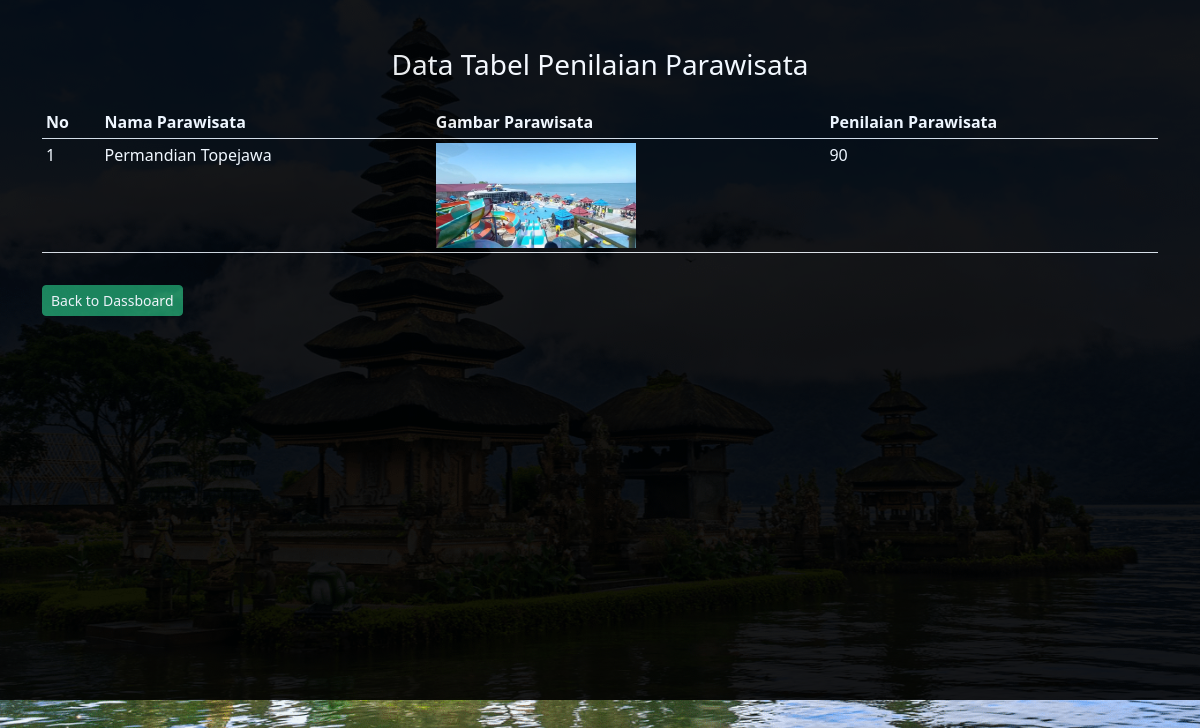
The page /admin/penilaian/penilaian.php (signed in) on the database its author committed.
### tables this page shows
CREATE TABLE `tb_penilaian` (
  `id_penilaian` int(11) NOT NULL,
  `id_parawisata` int(11) NOT NULL,
  `nilai` varchar(50) NOT NULL
);

CREATE TABLE `tb_parawisata` (
  `id_parawisata` int(11) NOT NULL,
  `nama_parawisata` varchar(100) NOT NULL,
  `tempat_parawisata` varchar(200) NOT NULL,
  `tentang` text NOT NULL,
  `gambar` varchar(100) NOT NULL,
  `harga` varchar(100) NOT NULL
);

### admin/penilaian/penilaian.php (the view, shortened to what this page needs)
<?php
include '../../koneksi.php';
?>
<!doctype html>
<html lang="en">
  <head>
    <link rel="stylesheet" href="https://cdn.jsdelivr.net/npm/bootstrap-icons@1.8.3/font/bootstrap-icons.css">
    <link href="https://cdn.jsdelivr.net/npm/bootstrap@5.2.0-beta1/dist/css/bootstrap.min.css" rel="stylesheet">
  </head>
  <body>
  <div class="container-fluid" id="container-fluid">
    <div class="container">
    <div class="row text-white text-center">
        <div class="col-lg-12 mt-5 mb-3">
            <h3>Data Tabel Penilaian Parawisata</h3>
        </div>
    </div>
    <div class="row">
        <div class="col-lg-12">
            <div class="table-responisve">
                <table class="table table-sm table-striped text-white">
                    <thead>
                        <tr data-aos="fade-right" data-aos-duration="2000">
                            <th>No</th>
                            <th>Nama Parawisata</th>
                            <th>Gambar Parawisata</th>
                            <th>Penilaian Parawisata</th>
                        </tr>
                    </thead>
                    <tbody>
                    <?php
							$no = 1;
							$nilai = mysqli_query($conn, "SELECT * FROM tb_penilaian
                                                        INNER JOIN tb_parawisata ON tb_penilaian.id_parawisata = tb_parawisata.id_parawisata
                                                        ");
							if(mysqli_num_rows($nilai) > 0){
							while($row = mysqli_fetch_array($nilai)){
						?>
						<tr>
							<td class="text-white"><?php echo $no++ ?></td>
							<td class="text-white"><?php echo $row['nama_parawisata'] ?></td>
							<td class="text-white"><a href="../parawisata/img/<?php echo $row['gambar'] ?>" target="_blank"> <img src="../parawisata/img/<?php echo $row['gambar'] ?>" width="200"> </a></td>
                            <td class="text-white"><?php echo $row['nilai'] ?></td>
						</tr>
						<?php }}else{ ?>
							<tr>
								<td colspan="8" class="text-white">Belom Ada Penilaian</td>
							</tr>
						<?php } ?>
					</tbody>
                </table>
            </div>
        </div>
    </div>
    <div class="row mt-3">
        <div class="col-lg-12">
            <a href="../dashboard.php" class="btn btn-success btn-sm">Back to Dassboard</a>
        </div>
    </div>
 </div>
 <br><br>
</div>
  </body>
</html>

### admin/penilaian/penilaian.php (style rules this page uses)
html body { background-image: url('../../img/background.png'); background-size: cover; background-position: center; background-repeat: no-repeat; }
#container-fluid { background-color: black; opacity: 0.9; height: 700px; }

### rows shown on the page
tb_penilaian: id_parawisata.nama_parawisata "Permandian Topejawa", id_parawisata.gambar (picture), nilai "90"
